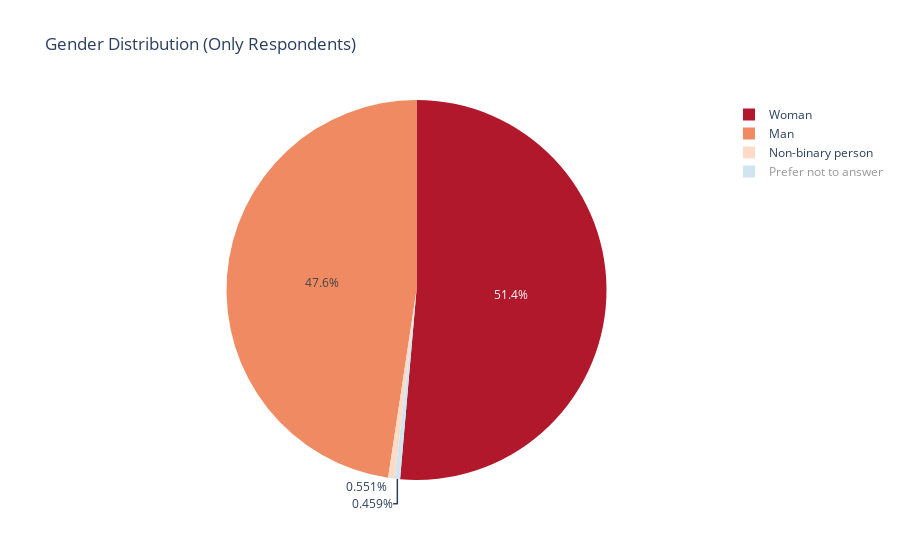

The code cell stored with this chart in its notebook:
### Code cell
responding_gender_counts = df1.dropna(subset=['gender'])['gender'].value_counts()

print("\n==== Gender Distribution (Only Respondents) ====")
for gender, count in responding_gender_counts.items():
    percentage = (count / total_responses) * 100
    print(f"{gender}: {count} ({percentage:.2f}%)")

responding_gender_df = responding_gender_counts.reset_index()
responding_gender_df.columns = ['Gender', 'Count']

fig = px.pie(
    responding_gender_df, 
    names='Gender', 
    values='Count', 
    title="Gender Distribution (Only Respondents)",
        color_discrete_sequence=custom_colors  
)

fig.show()

### Figure 1 — Plotly figure (JSON) as saved in the notebook; plotly's stock layout.template omitted (floating-point values rounded to 4 significant figures)
{"data": [{"domain": {"x": [0, 1], "y": [0, 1]}, "hovertemplate": "Gender=%{label}<br>Count=%{value}<extra></extra>", "labels": ["Woman", "Man", "Non-binary person", "<span style=\"color:#999999;\">Prefer not to answer</span>"], "legendgroup": "", "name": "", "showlegend": true, "type": "pie", "values": [2237, 2073, 24, 20]}], "layout": {"legend": {"tracegroupgap": 0}, "piecolorway": ["#b2182b", "#ef8a62", "#fddbc7", "#d1e5f0", "#67a9cf", "#2166ac"], "title": {"text": "Gender Distribution (Only Respondents)"}}}
